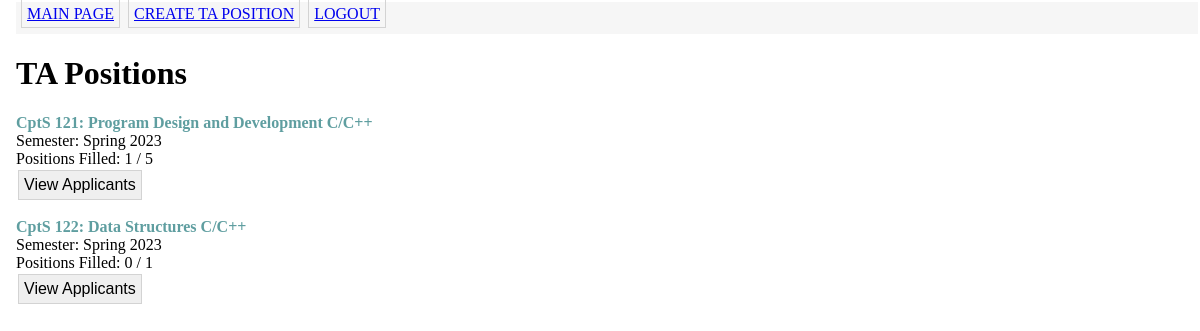
Page /index_faculty (signed in) on the committed database.
### app/Model/models.py (models this page shows, shortened)
class Taposition(db.Model):
    id = db.Column(db.Integer(), primary_key=True)
    semester = db.Column(db.String(64))
    year = db.Column(db.String(4))
    minGPA = db.Column(db.DECIMAL(3,2))
    minGrade = db.Column(db.String(2))
    TAExperience = db.Column(db.Boolean)
    ta_needed = db.Column(db.Integer())
    ta_filled = db.Column(db.Integer())
    faculty_id = db.Column(db.Integer(), db.ForeignKey('faculty.id'))
    course_id = db.Column(db.Integer(), db.ForeignKey('course.id'))
    _positionapplication = db.relationship('Application')

class Course(db.Model):
    id = db.Column(db.Integer(), primary_key = True)
    course_num = db.Column(db.String(3))
    course_prefix = db.Column(db.String(10))
    title = db.Column(db.String(200))
    _positions = db.relationship('Taposition')
    _students = db.relationship('Coursestaken', back_populates='courses')

### app/Controller/routes.py (the view)
@bp_routes.route('/', methods=['GET'])
@bp_routes.route('/index_faculty', methods=['GET'])
@login_required
def index_faculty():
    if current_user.user_type == 'Faculty':
        tapositions = current_user.get_ta_positions()
        taposition_course = {}
        for ta in tapositions:
            taposition_course[ta] = Course.query.filter_by(id = ta.course_id).first()
        return render_template('index_faculty.html', title="Home", tapositions = taposition_course)
    else:
        return redirect(url_for('routes.index_student'))

### app/Model/models.py (called while the page is built)
@login.user_loader
def load_user(id):
    return User.query.get(int(id))

    def get_ta_positions(self):
        return self._positions

### app/View/templates/index_faculty.html
{% extends "base.html" %}
{% block content %}
<h1>TA Positions</h1>
{%for taposition in tapositions.items()%}
    <div class=" ">
        {% include 'faculty_taposition.html'%}
    </div>
{%endfor%}
{% endblock %}

### app/View/templates/faculty_taposition.html
<classtitle> {{taposition[1].course_prefix}} {{taposition[1].course_num}}: {{taposition[1].title}}</classtitle> <br>
Semester: {{taposition[0].semester}} {{taposition[0].year}}<br>
Positions Filled: {{taposition[0].ta_filled}} / {{taposition[0].ta_needed}}
<form action="{{url_for('routes.view_applicants', positionid = taposition[0].id)}}" method="post">
    <input type="submit" value="View Applicants" class="button">
</form>

### app/View/static/main.css (style rules this page uses)
body { margin: 1px 1px 1px 15px; padding: 1px; font-family: Tahoma; text-align: left; }
.button { text-align: center; font-size: 16px; margin : 2px; padding : 5px; border: 1px solid lightgray; }
classtitle { font-weight: bold; color: cadetblue; }

### rows in the picture
Taposition: course_prefix "CptS", course_num "121", title "Program Design and Development C/C++", semester "Spring", year "2023", ta_filled "1", ta_needed "5"
Taposition: course_prefix "CptS", course_num "122", title "Data Structures C/C++", semester "Spring", year "2023", ta_filled "0", ta_needed "1"
